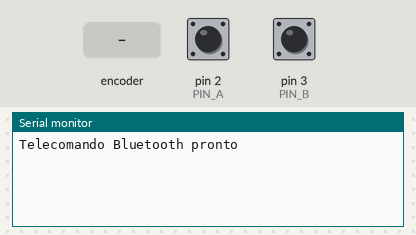
Bench run of a sketch on a simulated Arduino Uno, built with avr-gcc and run on an emulated ATmega328P. Shown: the last lines printed to the serial monitor. The test bench sets the inputs (shaded band); at power-on: pin 2 (PIN_A) HIGH, pin 3 (PIN_B) HIGH.

Above: at 1.2 s.
1.3 s: rotary encoder on pin 2 (PIN_A) / pin 3 (PIN_B) turned 1 step (first pin leading)
At 2.1 s:
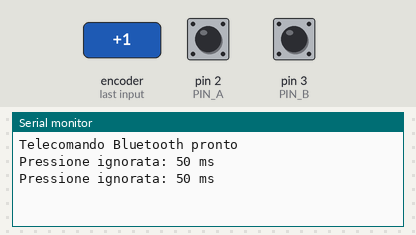
3.0 s: rotary encoder on pin 2 (PIN_A) / pin 3 (PIN_B) turned 1 step (first pin leading)
At 4.5 s:
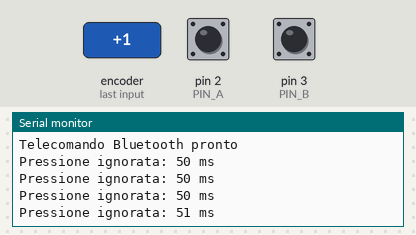

Measured:
- after the input at 1.3 s, the serial monitor: prints a new line after 0.07 s (image 1)
- after the input at 3.0 s, the serial monitor: prints a new line after 0.10 s (image 2)

The sketch:

telecomandoBT_2_tasti.ino
```cpp
#include <SoftwareSerial.h>

#define __BAUD 38400

// HC-05:
// TXD -> Arduino D10
// RXD <- Arduino D11 tramite partitore
SoftwareSerial bluetooth(10, 11);

const byte PIN_A = 2;
const byte PIN_B = 3;

const unsigned long DEBOUNCE_MS = 25;
const unsigned long MIN_PRESS_MS = 500;
const unsigned long MAX_PRESS_MS = 1000;

struct Pulsante {
  byte pin;
  bool letturaPrecedente;
  bool statoStabile;
  unsigned long ultimoCambio;
  unsigned long inizioPressione;
};

Pulsante A = {PIN_A, HIGH, HIGH, 0, 0};
Pulsante B = {PIN_B, HIGH, HIGH, 0, 0};

void controllaPulsante(Pulsante &p, char comando) {
  unsigned long adesso = millis();
  bool lettura = digitalRead(p.pin);

  // Rileva un cambiamento del segnale grezzo
  if (lettura != p.letturaPrecedente) {
    p.letturaPrecedente = lettura;
    p.ultimoCambio = adesso;
  }

  // Accetta il nuovo stato solo dopo l'antirimbalzo
  if ((adesso - p.ultimoCambio >= DEBOUNCE_MS) &&
      (lettura != p.statoStabile)) {

    p.statoStabile = lettura;

    if (p.statoStabile == LOW) {
      // Inizio della pressione stabile
      p.inizioPressione = adesso;
    } else {
      // Rilascio: calcola la durata
      unsigned long durata =
          adesso - p.inizioPressione;

      if (durata >= MIN_PRESS_MS &&
          durata <= MAX_PRESS_MS) {

        //bluetooth.print("CMD:");
        bluetooth.println(comando);

        Serial.print("Inviato: ");
        Serial.println(comando);
      } else {
        Serial.print("Pressione ignorata: ");
        Serial.print(durata);
        Serial.println(" ms");
      }
    }
  }
}

void setup() {
  pinMode(PIN_A, INPUT_PULLUP);
  pinMode(PIN_B, INPUT_PULLUP);

  Serial.begin(__BAUD);
  bluetooth.begin(__BAUD);

  Serial.println("Telecomando Bluetooth pronto");
}

void loop() {
  controllaPulsante(A, 'A');
  controllaPulsante(B, 'B');
}
```
